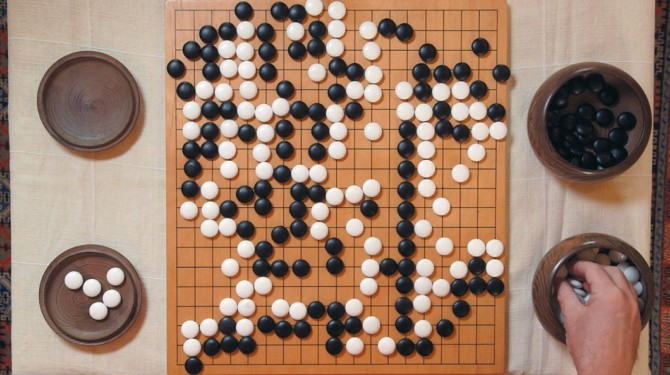
#> input picture src/traffic_sign/src/baduk2.jpg, 670 x 375 px
$ python tf_circle_baduk2.py
#> lines starting #> are read from the running program, lines starting #| are printed output that depends on the picture
import cv2
import numpy as np

img = cv2.imread('baduk2.jpg', cv2.IMREAD_GRAYSCALE)
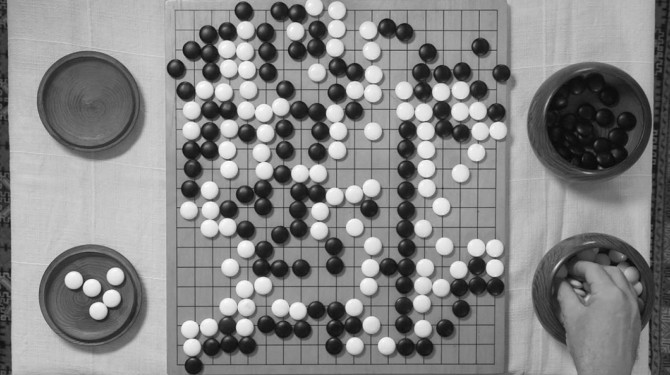
#> img: shape (375, 670); min 7, max 255, mean 133.7
img = cv2.medianBlur(img, 1)
cimg = cv2.cvtColor(img,cv2.COLOR_GRAY2BGR)

circles = cv2.HoughCircles(img, cv2.HOUGH_GRADIENT, 1, 20, param1=30, param2=20, minRadius=5, maxRadius=10)
#> circles = 103 rows, first 8: [354.5, 345.5, 8.8], [300.5, 267.5, 9.3], [372.5, 245.5, 9], [245.5, 248.5, 8.2], [386.5, 345.5, 8.2], [337.5, 130.5, 8.2], [185.5, 90.5, 9.4], [427.5, 52.5, 9.4]

circles = np.uint16(np.around(circles))
#> circles = 103 rows, first 8: [354, 346, 9], [300, 268, 9], [372, 246, 9], [246, 248, 8], [386, 346, 8], [338, 130, 8], [186, 90, 9], [428, 52, 9]

for i in circles[0,:]:
    cv2.circle(cimg,(i[0],i[1]),i[2],(0,255,0),2)
    cv2.circle(cimg,(i[0],i[1]),2,(0,0,255),3)
#> this loop made 103 passes
#> i on passes 1 to 12: [354, 346, 9], [300, 268, 9], [372, 246, 9], [246, 248, 8], [386, 346, 8], [338, 130, 8], [186, 90, 9], [428, 52, 9], [188, 210, 8], [422, 228, 8], [426, 150, 8], [444, 246, 8]
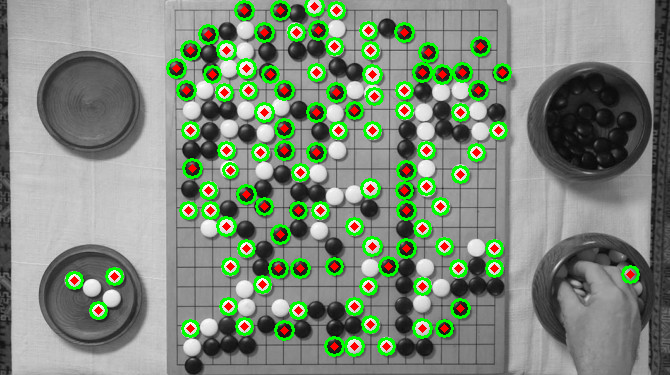
#> cimg: shape (375, 670, 3); mean B, G, R 122.1, 138.9, 126.4

cv2.imshow('img', cimg)
cv2.waitKey(0)
cv2.destroyAllWindows()
